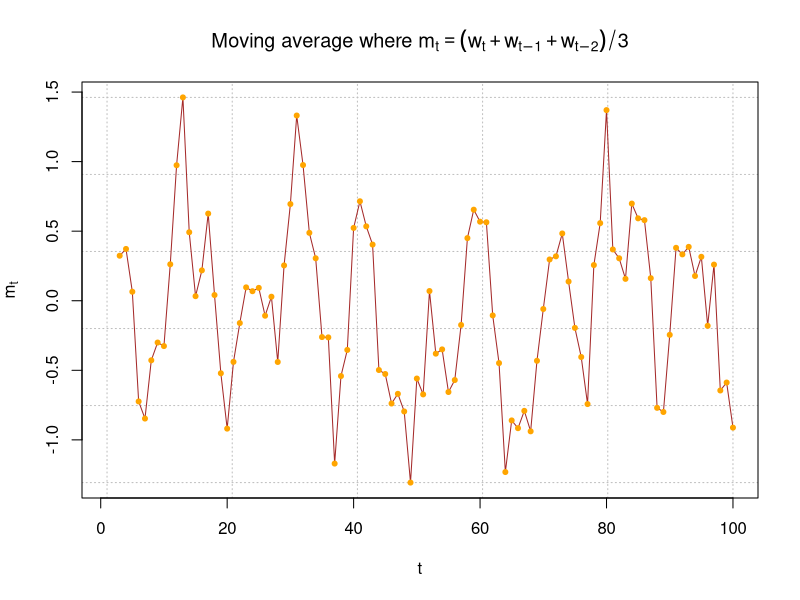
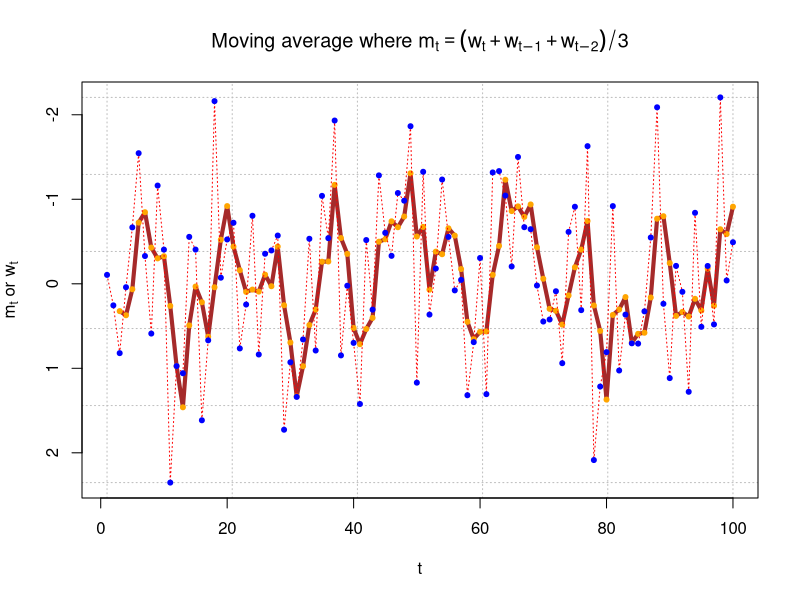

The R script that drew these images, in order: (Note: this script raises an error after producing the figures.)
#####################################################################
# NAME:  Chris Bilder                                               #
# DATE:  12-18-06                                                   #
# PURPOSE: Simulate a white noise series                            #
#                                                                   #
# NOTES:                                                            #
#####################################################################

#####################################################################
# Simulate a white noise series 

  set.seed(8128)
  w<-rnorm(n = 100, mean = 0, sd = 1)
  head(w)

##################################################################################################################
# moving average

  m<-filter(x = w, filter = rep(x = 1/3, times = 3), method = "convolution", sides = 1)
  head(m)
  tail(m)
  (w[1]+w[2]+w[3])/3
  (w[98]+w[99]+w[100])/3
  
  #This is what the book does
  #m<-filter(x = w, filter = rep(x = 1/3, times = 3), method = "convolution", sides = 2)

  win.graph(width = 8, height = 6, pointsize = 10)  #Opens up wider plot window than the default (good for time series plots)
  par(mfrow = c(1,1))
  plot(x = m, ylab = expression(m[t]), xlab = "t", type = "l", col = c("brown"), lwd = 1, 
        main = expression(paste("Moving average where ", m[t] == (w[t] + w[t-1] + w[t-2])/3)), 
        panel.first=grid(col = "gray", lty = "dotted"))
  points(x = m, pch = 20, col = "orange")

  plot(x = m, ylab = expression(paste(m[t], " or ", w[t])), xlab = "t", type = "l", col = c("brown"), lwd = 4, ylim = c(max(w), min(w)), 
        main = expression(paste("Moving average where ", m[t] == (w[t] + w[t-1] + w[t-2])/3)), panel.first=grid(col = "gray", lty = "dotted"))
  points(x = m, pch = 20, col = "orange")
  lines(x = w, col = "red", lty = "dotted")
  points(x = w, pch = 20,col = "blue")
  legend(x = locator(1), legend=c("Moving average", "White noise"), lty=c("solid", "dotted"), col=c("brown", "red"), 
         lwd = c(4,1), bty="n")

  #7-point moving average
  m7<-filter(x = w, filter = rep(x = 1/7, times = 7), method = "convolution", sides = 1)
  plot(x = m, ylab = expression(paste(m[t], " or ", w[t])), xlab = "t", type = "l", col = c("brown"), lwd = 2, ylim = c(max(w), min(w)), 
        main = "Compare moving averages", panel.first=grid(col = "gray", lty = "dotted"))
  points(x = m, pch = 20, col = "orange")
  lines(x = w, col = "red", lty = "dotted")
  points(x = w, pch = 20,col = "blue")
  lines(x = m7, col = "lightgreen", lty = "solid", lwd = 4)
  points(x = m7, pch = 20, col = "darkgreen")
  legend(x = locator(1), legend=c("3-pt Moving average", "White noise", "7-pt Moving average"), 
         lty=c("solid", "dotted", "solid"), col=c("brown", "red", "lightgreen"), 
         lwd = c(2,1,4), bty="n")









#
